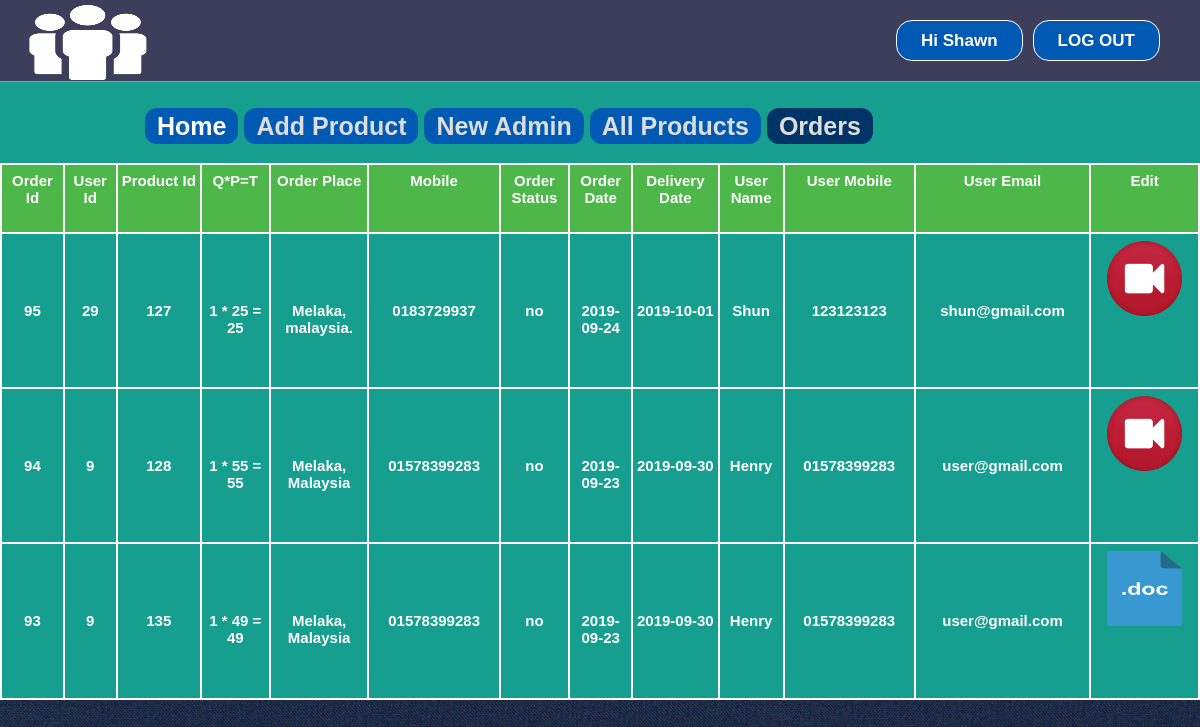
/admin/orders.php (signed in), run on the app's committed database.
### tables this page shows
CREATE TABLE `orders` (
  `id` int(11) NOT NULL,
  `uid` int(11) NOT NULL,
  `pid` int(11) NOT NULL,
  `quantity` int(11) NOT NULL,
  `oplace` text NOT NULL,
  `mobile` varchar(15) NOT NULL,
  `dstatus` varchar(10) NOT NULL DEFAULT 'no',
  `odate` date NOT NULL,
  `ddate` date NOT NULL
);

CREATE TABLE `products` (
  `id` int(11) NOT NULL,
  `pName` varchar(500) NOT NULL,
  `price` varchar(11) NOT NULL,
  `description` text NOT NULL,
  `available` int(11) NOT NULL,
  `item` varchar(500) NOT NULL,
  `pCode` varchar(20) NOT NULL,
  `picture` text NOT NULL,
  `path` varchar(500) NOT NULL
);

CREATE TABLE `user` (
  `id` int(11) NOT NULL,
  `firstName` varchar(25) NOT NULL,
  `lastName` varchar(25) NOT NULL,
  `email` varchar(100) NOT NULL,
  `mobile` varchar(20) NOT NULL,
  `address` varchar(120) NOT NULL,
  `password` varchar(100) NOT NULL
);

### admin/orders.php (the view, shortened to what this page needs)
<?php include ( "../inc/connect.inc.php" ); ?>
<?php
if (!isset($_SESSION['admin_login'])) {
	header("location: login.php");
	$user = "";
}
else {
	$user = $_SESSION['admin_login'];
$orders_list = "SELECT * FROM admin WHERE id='$user'";
$result = mysqli_query($con,$orders_list);
$get_user_email = mysqli_fetch_assoc($result);
$uname_db = $get_user_email['firstName'];
}
?>
<!doctype html>
<html>
	<head>
		<link rel="stylesheet" type="text/css" href="../css/style.css">
	</head>
	<body class="home-welcome-text" style="background-image: url(../image/bg4.jpg);">
		<div class="homepageheader">
			<div class="signinButton loginButton">
				<div class="uiloginbutton signinButton loginButton" style="margin-right: 40px;">
					<?php
						if ($user!="") {
							echo '<a style="text-decoration: none;color: #fff;" href="logout.php">LOG OUT</a>';
						}
					 ?>
				</div>
				<div class="uiloginbutton signinButton loginButton">
					<?php
						if ($user!="") {
							echo '<a style="text-decoration: none;color: #fff;" href="login.php">Hi '.$uname_db.'</a>';
						}
						else {
							echo '<a style="text-decoration: none;color: #fff;" href="login.php">LOG IN</a>';
						}
					 ?>
				</div>
			</div>
			<div style="float: left; margin: 5px 0px 0px 23px;">
				<a href="index.php">
					<img style=" height: 75px; width: 130px;" src="../image/Home.png">
				</a>
			</div>
		</div>
		<div class="categolis">
			<table>
				<tr>
					<th>
						<a href="index.php" style="text-decoration: none;color: #fff;padding: 4px 12px;background-color: #0059b3;border-radius: 12px;">Home</a>
					</th>
					<th><a href="addproduct.php" style="text-decoration: none;color: #ddd;padding: 4px 12px;background-color: #0059b3;border-radius: 12px;">Add Product</a></th>
					<th><a href="newadmin.php" style="text-decoration: none;color: #ddd;padding: 4px 12px;background-color: #0059b3;border-radius: 12px;">New Admin</a></th>
					<th><a href="allproducts.php" style="text-decoration: none;color: #ddd;padding: 4px 12px;background-color: #0059b3;border-radius: 12px;">All Products</a></th>
					<th><a href="orders.php" style="text-decoration: none;color: #ddd;padding: 4px 12px;background-color: #003366;border-radius: 12px;">Orders</a></th>
				</tr>
			</table>
		</div>
		<div>
			<table class="rightsidemenu">
				<tr style="font-weight: bold;" colspan="10" bgcolor="#4DB849">
					<th>Order Id</th>
					<th>User Id</th>
					<th>Product Id</th>
					<th>Q*P=T</th>
					<th>Order Place</th>
					<th>Mobile</th>
					<th>Order Status</th>
					<th>Order Date</th>
					<th>Delivery Date</th>
					<th>User Name</th>
					<th>User Mobile</th>
					<th>User Email</th>
					<th>Edit</th>
				</tr>
				<tr>
					<?php include ( "../inc/connect.inc.php");
					$query = "SELECT * FROM orders ORDER BY id DESC";
					$run = mysqli_query($con,$query);
					while ($row=mysqli_fetch_assoc($run)) {
						$oid = $row['id'];
						$ouid = $row['uid'];
						$opid = $row['pid'];
						$oquantity = $row['quantity'];
						$oplace = $row['oplace'];
						$omobile = $row['mobile'];
						$odstatus = $row['dstatus'];
						$odate = $row['odate'];
						$ddate = $row['ddate'];
						$query1 = "SELECT * FROM user WHERE id='$ouid'";
						$run1 = mysqli_query($con,$query1);
						$row1=mysqli_fetch_assoc($run1);
						$ofname = $row1['firstName'];
						$oumobile = $row1['mobile'];
						$ouemail = $row1['email'];
						$query2 = "SELECT * FROM products WHERE id='$opid'";
						$run2 = mysqli_query($con,$query2);
						$row2=mysqli_fetch_assoc($run2);
						$opitem = $row2['item'];
						$oppicture = $row2['picture'];
						$oprice = $row2['price'];
					 ?>
					<th><?php echo $oid; ?></th>
					<th><?php echo $ouid; ?></th>
					<th><?php echo $opid; ?></th>
					<th><?php echo ''.$oquantity.' * '.$oprice.' = '.$oquantity*$oprice.''; ?></th>
					<th><?php echo $oplace; ?></th>
					<th><?php echo $omobile; ?></th>
					<th><?php echo $odstatus; ?></th>
					<th><?php echo $odate; ?></th>
					<th><?php echo $ddate; ?></th>
					<th><?php echo $ofname; ?></th>
					<th><?php echo $oumobile; ?></th>
					<th><?php echo $ouemail; ?></th>
					<th><?php echo '<div class="home-prodlist-img"><a href="editorder.php?eoid='.$oid.'"> ' ?>
					<?php $profile_pic_name = $row2['picture'];
					$file_ext = substr($profile_pic_name, strripos($profile_pic_name, '.'));
					?>
					<?php if($file_ext == '.jpg' || $file_ext == '.png'){ ?>
					<img src="../image/product/<?php echo $opitem; ?>/<?php echo $oppicture; ?>"  style="height: 75px; width: 75px;">
					<?php } elseif($file_ext == '.pdf') { ?>
					<img src="../image/pdf-icon.png"  style="height: 75px; width: 75px;">
					<?php } elseif($file_ext == '.doc') { ?>
					<img src="../image/doc-icon.png"  style="height: 75px; width: 75px;" >
					<?php } elseif($file_ext == '.mp4' || $file_ext == '.m4a') { ?>
					<img src="../image/video-icon.png"  style="height: 75px; width: 75px;" >
					<?php } else { } ?>
									</th>
				</tr>
				<?php } ?>
			</table>
		</div>
	</body>
</html>

### css/style.css (style rules this page uses)
html, body, div, span, applet, object, iframe, h1, h2, h3, h4, h5, h6, p, blockquote, pre, a, abbr, acronym, address, big, cite, code, del, dfn, em, img, ins, kbd, q, s, samp, small, strike, strong, sub, sup, tt, var, b, u, i, center, dl, dt, dd, ol, ul, li, fieldset, form, label, legend, table, caption, tbody, tfoot, thead, tr, th, td, article, aside, canvas, details, embed, figure, figcaption, footer, header, hgroup, menu, nav, output, ruby, section, summary, time, mark, audio, video { margin: 0; padding: 0; border: 0; font: inherit; vertical-align: baseline; box-sizing: border-box; }
body { line-height: normal; }
table { border-collapse: collapse; border-spacing: 0; }
* { margin: 0px; padding: 0px; }
body, button, input, label, select, td, textarea { font-family: Arial, Helvetica, tahoma,verdana,arial,sans-serif; font-size: 12px; }
body { width: 100%; position: relative; background-color: #ffffff; min-width: 1080px; }
.homepageheader { position: fixed; height: 82px; width: 100%; min-width: 980px; border-bottom: 1px solid #8E9D8E; margin: 0px; background-image: initial; background-position-x: initial; background-position-y: initial; background-size: initial; background-repeat-x: initial; background-repeat-y: initial; background-attachment: initial; background-origin: initial; background-clip: initial; background-color: rgb(61, 61, 92); }
.loginButton .signinButton { color: #FFFFFF; background: #0059b3; border: 1px solid #FFFFFF; cursor: pointer; display: inline-block; font-weight: bold; line-height: 15px; padding: 12px 24px; border-radius: 16px; text-align: center; text-decoration: none; float: right; margin: 20px 0px 0px 10px; font-size: 17px; }
.home-welcome-text { height: 800px; }
.categolis { line-height: 1.3; font-weight: bold; color: #fff; padding: 110px 20px 20px 145px; background-color: #169e8f; text-align: center; font-size: 25px; }
.categolis table tbody tr th { padding: 0px 6px 0px 0px; }
.rightsidemenu { float: right; text-align: center; width: 100%; margin: 0px; background-color: #169e8f; font-size: 15px; color: #fff; font-weight: bold; height: 537px; overflow: auto; }
.rightsidemenu th { margin-top: 5px; border: 2px solid; padding: 7px 2px; width: 10px; }

### data on the page
orders: id "95", uid "29", pid "127", quantity "1", products.price "25", $oquantity*$oprice "25", oplace "Melaka, malaysia.", mobile "0183729937", dstatus "no", odate "2019-09-24", ddate "2019-10-01", user.firstName "Shun", user.mobile "123123123", user.email "shun@gmail.com"
orders: id "94", uid "9", pid "128", quantity "1", products.price "55", $oquantity*$oprice "55", oplace "Melaka, Malaysia", mobile "01578399283", dstatus "no", odate "2019-09-23", ddate "2019-09-30", user.firstName "Henry", user.mobile "01578399283", user.email "user@gmail.com"
orders: id "93", uid "9", pid "135", quantity "1", products.price "49", $oquantity*$oprice "49", oplace "Melaka, Malaysia", mobile "01578399283", dstatus "no", odate "2019-09-23", ddate "2019-09-30", user.firstName "Henry", user.mobile "01578399283", user.email "user@gmail.com"

### other printed values
$uname_db "Shawn"
